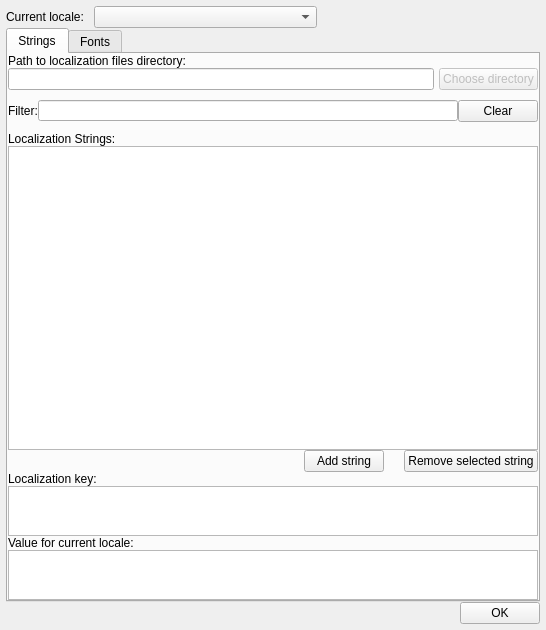
<?xml version="1.0" encoding="UTF-8"?>
<ui version="4.0">
 <class>LocalizationEditorDialog</class>
 <widget class="QDialog" name="LocalizationEditorDialog">
  <property name="geometry">
   <rect>
    <x>0</x>
    <y>0</y>
    <width>546</width>
    <height>630</height>
   </rect>
  </property>
  <property name="minimumSize">
   <size>
    <width>540</width>
    <height>118</height>
   </size>
  </property>
  <property name="maximumSize">
   <size>
    <width>750</width>
    <height>650</height>
   </size>
  </property>
  <property name="windowTitle">
   <string>Dialog</string>
  </property>
  <layout class="QVBoxLayout" name="verticalLayout">
   <property name="spacing">
    <number>0</number>
   </property>
   <property name="margin">
    <number>6</number>
   </property>
   <item>
    <layout class="QVBoxLayout" name="localeVLayout">
     <item>
      <layout class="QHBoxLayout" name="localeHLayout">
       <item>
        <widget class="QLabel" name="localeLabel">
         <property name="sizePolicy">
          <sizepolicy hsizetype="Minimum" vsizetype="Preferred">
           <horstretch>0</horstretch>
           <verstretch>0</verstretch>
          </sizepolicy>
         </property>
         <property name="text">
          <string>Current locale:</string>
         </property>
        </widget>
       </item>
       <item>
        <spacer name="horizontalSpacer_2">
         <property name="orientation">
          <enum>Qt::Horizontal</enum>
         </property>
         <property name="sizeType">
          <enum>QSizePolicy::Minimum</enum>
         </property>
         <property name="sizeHint" stdset="0">
          <size>
           <width>10</width>
           <height>20</height>
          </size>
         </property>
        </spacer>
       </item>
       <item>
        <widget class="QComboBox" name="currentLocaleComboBox">
         <property name="sizePolicy">
          <sizepolicy hsizetype="MinimumExpanding" vsizetype="Fixed">
           <horstretch>0</horstretch>
           <verstretch>0</verstretch>
          </sizepolicy>
         </property>
         <property name="minimumSize">
          <size>
           <width>200</width>
           <height>0</height>
          </size>
         </property>
        </widget>
       </item>
       <item>
        <spacer name="localeHSpacer">
         <property name="orientation">
          <enum>Qt::Horizontal</enum>
         </property>
         <property name="sizeHint" stdset="0">
          <size>
           <width>108</width>
           <height>17</height>
          </size>
         </property>
        </spacer>
       </item>
      </layout>
     </item>
    </layout>
   </item>
   <item>
    <widget class="QTabWidget" name="tabs">
     <property name="currentIndex">
      <number>0</number>
     </property>
     <widget class="QWidget" name="tabStrings">
      <property name="sizePolicy">
       <sizepolicy hsizetype="Preferred" vsizetype="Maximum">
        <horstretch>0</horstretch>
        <verstretch>0</verstretch>
       </sizepolicy>
      </property>
      <attribute name="title">
       <string>Strings</string>
      </attribute>
      <layout class="QVBoxLayout" name="verticalLayout_5">
       <property name="spacing">
        <number>0</number>
       </property>
       <property name="margin">
        <number>0</number>
       </property>
       <item>
        <layout class="QVBoxLayout" name="localizationFilePathVLayout">
         <item>
          <widget class="QLabel" name="filePathLabel">
           <property name="text">
            <string>Path to localization files directory:</string>
           </property>
          </widget>
         </item>
         <item>
          <layout class="QHBoxLayout" name="localizationFilePathHLayout">
           <property name="spacing">
            <number>5</number>
           </property>
           <item>
            <widget class="QLineEdit" name="localizationFilePathLineEdit">
             <property name="minimumSize">
              <size>
               <width>350</width>
               <height>0</height>
              </size>
             </property>
             <property name="layoutDirection">
              <enum>Qt::RightToLeft</enum>
             </property>
             <property name="readOnly">
              <bool>true</bool>
             </property>
            </widget>
           </item>
           <item>
            <widget class="QPushButton" name="openLocalizationFileButton">
             <property name="enabled">
              <bool>false</bool>
             </property>
             <property name="text">
              <string>Choose directory</string>
             </property>
            </widget>
           </item>
          </layout>
         </item>
        </layout>
       </item>
       <item>
        <layout class="QHBoxLayout" name="filterHLayout">
         <property name="topMargin">
          <number>10</number>
         </property>
         <property name="bottomMargin">
          <number>10</number>
         </property>
         <item>
          <widget class="QLabel" name="filterLabel">
           <property name="text">
            <string>Filter:</string>
           </property>
          </widget>
         </item>
         <item>
          <widget class="QLineEdit" name="filterLineEdit">
           <property name="maximumSize">
            <size>
             <width>420</width>
             <height>21</height>
            </size>
           </property>
          </widget>
         </item>
         <item>
          <widget class="QPushButton" name="clearFilterButton">
           <property name="text">
            <string>Clear</string>
           </property>
          </widget>
         </item>
        </layout>
       </item>
       <item>
        <layout class="QVBoxLayout" name="stringsVLayout">
         <property name="spacing">
          <number>0</number>
         </property>
         <item>
          <widget class="QLabel" name="stringsLabel">
           <property name="text">
            <string>Localization Strings:</string>
           </property>
          </widget>
         </item>
         <item>
          <widget class="QTableView" name="stringsTableView">
           <property name="sizePolicy">
            <sizepolicy hsizetype="Expanding" vsizetype="Expanding">
             <horstretch>0</horstretch>
             <verstretch>0</verstretch>
            </sizepolicy>
           </property>
           <property name="minimumSize">
            <size>
             <width>0</width>
             <height>240</height>
            </size>
           </property>
          </widget>
         </item>
         <item>
          <layout class="QHBoxLayout" name="stringsHLayout">
           <property name="spacing">
            <number>0</number>
           </property>
           <item>
            <spacer name="addStringHSpacer">
             <property name="orientation">
              <enum>Qt::Horizontal</enum>
             </property>
             <property name="sizeHint" stdset="0">
              <size>
               <width>40</width>
               <height>20</height>
              </size>
             </property>
            </spacer>
           </item>
           <item>
            <widget class="QPushButton" name="addStringButton">
             <property name="sizePolicy">
              <sizepolicy hsizetype="Minimum" vsizetype="Maximum">
               <horstretch>0</horstretch>
               <verstretch>0</verstretch>
              </sizepolicy>
             </property>
             <property name="text">
              <string>Add string</string>
             </property>
            </widget>
           </item>
           <item>
            <spacer name="removeStringHSpacer">
             <property name="orientation">
              <enum>Qt::Horizontal</enum>
             </property>
             <property name="sizeType">
              <enum>QSizePolicy::Fixed</enum>
             </property>
             <property name="sizeHint" stdset="0">
              <size>
               <width>20</width>
               <height>20</height>
              </size>
             </property>
            </spacer>
           </item>
           <item>
            <widget class="QPushButton" name="removeStringButton">
             <property name="sizePolicy">
              <sizepolicy hsizetype="Minimum" vsizetype="Maximum">
               <horstretch>0</horstretch>
               <verstretch>0</verstretch>
              </sizepolicy>
             </property>
             <property name="text">
              <string>Remove selected string</string>
             </property>
            </widget>
           </item>
          </layout>
         </item>
         <item>
          <widget class="QLabel" name="keyLabel">
           <property name="text">
            <string>Localization key:</string>
           </property>
          </widget>
         </item>
         <item>
          <widget class="QPlainTextEdit" name="keyTextEdit">
           <property name="enabled">
            <bool>true</bool>
           </property>
           <property name="minimumSize">
            <size>
             <width>0</width>
             <height>50</height>
            </size>
           </property>
           <property name="maximumSize">
            <size>
             <width>16777215</width>
             <height>50</height>
            </size>
           </property>
           <property name="readOnly">
            <bool>true</bool>
           </property>
          </widget>
         </item>
         <item>
          <widget class="QLabel" name="valueLabel">
           <property name="minimumSize">
            <size>
             <width>0</width>
             <height>0</height>
            </size>
           </property>
           <property name="maximumSize">
            <size>
             <width>16777215</width>
             <height>16777215</height>
            </size>
           </property>
           <property name="text">
            <string>Value for current locale:</string>
           </property>
          </widget>
         </item>
         <item>
          <widget class="QPlainTextEdit" name="valueTextEdit">
           <property name="minimumSize">
            <size>
             <width>0</width>
             <height>50</height>
            </size>
           </property>
           <property name="maximumSize">
            <size>
             <width>16777215</width>
             <height>50</height>
            </size>
           </property>
          </widget>
         </item>
        </layout>
       </item>
      </layout>
     </widget>
     <widget class="QWidget" name="tabFonts">
      <attribute name="title">
       <string>Fonts</string>
      </attribute>
      <layout class="QVBoxLayout" name="verticalLayout_2">
       <property name="spacing">
        <number>0</number>
       </property>
       <property name="margin">
        <number>0</number>
       </property>
       <item>
        <layout class="QVBoxLayout" name="fontsVLayout">
         <item>
          <layout class="QHBoxLayout" name="fontsFilterHLayout">
           <item>
            <widget class="QLabel" name="fontsFilterLabel">
             <property name="text">
              <string>Filter:</string>
             </property>
            </widget>
           </item>
           <item>
            <widget class="QLineEdit" name="fontsFilterLineEdit"/>
           </item>
           <item>
            <widget class="QPushButton" name="clearFontsFilterButton">
             <property name="text">
              <string>Clear</string>
             </property>
            </widget>
           </item>
          </layout>
         </item>
         <item>
          <widget class="QLabel" name="fontsLabel">
           <property name="text">
            <string>Localization Fonts:</string>
           </property>
          </widget>
         </item>
         <item>
          <widget class="QTableView" name="fontsTableView"/>
         </item>
        </layout>
       </item>
       <item>
        <layout class="QHBoxLayout" name="horizontalLayout">
         <item>
          <widget class="QPushButton" name="addFontButton">
           <property name="text">
            <string>Add New Font</string>
           </property>
          </widget>
         </item>
         <item>
          <spacer name="horizontalSpacer">
           <property name="orientation">
            <enum>Qt::Horizontal</enum>
           </property>
           <property name="sizeHint" stdset="0">
            <size>
             <width>40</width>
             <height>20</height>
            </size>
           </property>
          </spacer>
         </item>
         <item>
          <widget class="QPushButton" name="removeFontButton">
           <property name="text">
            <string>Remove Selected Font</string>
           </property>
          </widget>
         </item>
        </layout>
       </item>
      </layout>
     </widget>
    </widget>
   </item>
   <item>
    <widget class="QWidget" name="widget" native="true">
     <layout class="QHBoxLayout" name="horizontalLayout_4">
      <property name="margin">
       <number>0</number>
      </property>
      <item>
       <spacer name="okHSpacer">
        <property name="orientation">
         <enum>Qt::Horizontal</enum>
        </property>
        <property name="sizeHint" stdset="0">
         <size>
          <width>108</width>
          <height>17</height>
         </size>
        </property>
       </spacer>
      </item>
      <item>
       <widget class="QPushButton" name="closeButton">
        <property name="sizePolicy">
         <sizepolicy hsizetype="Minimum" vsizetype="Fixed">
          <horstretch>0</horstretch>
          <verstretch>0</verstretch>
         </sizepolicy>
        </property>
        <property name="minimumSize">
         <size>
          <width>75</width>
          <height>0</height>
         </size>
        </property>
        <property name="text">
         <string>OK</string>
        </property>
       </widget>
      </item>
     </layout>
    </widget>
   </item>
  </layout>
 </widget>
 <tabstops>
  <tabstop>localizationFilePathLineEdit</tabstop>
  <tabstop>openLocalizationFileButton</tabstop>
  <tabstop>stringsTableView</tabstop>
  <tabstop>addStringButton</tabstop>
  <tabstop>removeStringButton</tabstop>
 </tabstops>
 <resources/>
 <connections/>
</ui>
